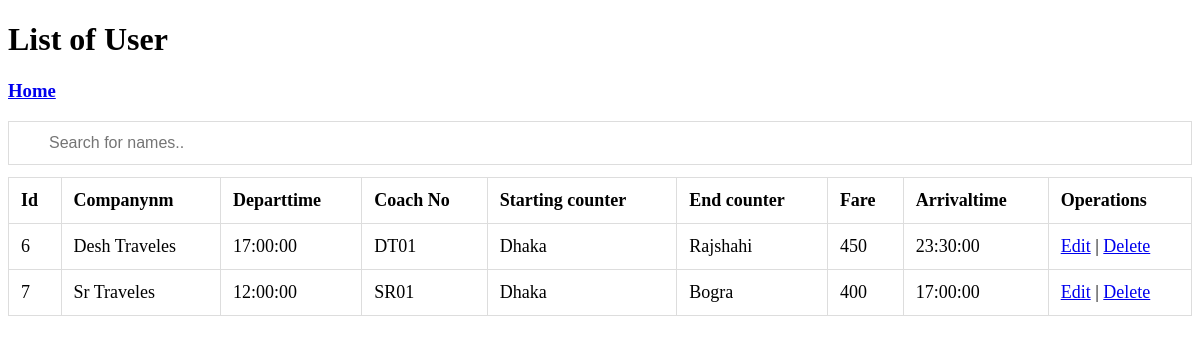
Page /adminhome/showbus.php on the committed database.
### tables this page shows
CREATE TABLE `bus` (
  `busid` int(10) NOT NULL,
  `companynm` varchar(255) NOT NULL,
  `departtime` time NOT NULL,
  `coachno` varchar(10) NOT NULL,
  `startingcounter` varchar(255) NOT NULL,
  `endcounter` varchar(255) NOT NULL,
  `fare` float NOT NULL,
  `arrivaltime` time NOT NULL,
  `seatavailable` int(10) NOT NULL
);

### adminhome/db.php (called while the page is built)
<?php
$serverName="localhost";
$username="root";
$password="";
$databaseName="project";
function executeNonQuery($query){
global $serverName,$username,$password,$databaseName;
$result=false;
$connection=mysqli_connect($serverName,$username,$password,$databaseName);
if($connection){
    $result=mysqli_query($connection,$query);
}
return $result;
}
function executeQuery($query){
    return executeNonQuery($query);
}
?>

### adminhome/dataaccess.php (called while the page is built, shortened)
<?php
include_once("db.php");
function  getAllBus(){
  $query="SELECT * FROM bus";
  $result=executeQuery($query);
  $busList=array();
  if($result){
    for ($i=0; $row =mysqli_fetch_assoc($result) ; $i++) {
        $busList[$i]=$row;
  }
}
   return $busList;
}
?>

### adminhome/service.php (called while the page is built, shortened)
<?php
include_once("dataaccess.php");
function loadAllBus(){
  return getAllBus();
}
?>

### adminhome/showbus.php (the view, shortened to what this page needs)
<?php
include_once("service.php");
    $busList=loadAllBus();
?>
<!DOCTYPE html>
<html lang="en">
<head>
</head>
<body>
    <h1>List of User</h1>
    <h3><a href="normaladmin.php">Home</a></h3>
    <input type="text" id="myInput" onkeyup="myFunction()" placeholder="Search for names.." title="Type in a name">
    <div>
      <table id="myTable" border="1">
          <tr>
              <th>Id</th>
              <th>Companynm</th>
              <th>Departtime</th>
              <th>Coach No</th>
              <th>Starting counter</th>
              <th>End counter</th>
              <th>Fare</th>
              <th>Arrivaltime</th>
              <th>Operations</th>
          </tr>
          <?php
          if (is_array($busList)) {
                          foreach (  $busList as $bus ) {
                              echo
                              "<tr>
                                  <td>$bus[busid]</td>
                                  <td>$bus[companynm]</td>
                                  <td>$bus[departtime]</td>
                                  <td>$bus[coachno]</td>
                                  <td>$bus[startingcounter]</td>
                                  <td>$bus[endcounter]</td>
                                  <td>$bus[fare]</td>
                                  <td>$bus[arrivaltime]</td>
                                  <td><a href='editbus.php?busid=$bus[busid]'>Edit</a> | <a href='deleteBus.php?busid=$bus[busid]'>Delete</a></td>
                              </tr>";
                          }
                   }
          ?>
      </table>
    </div>
</body>
</html>

### adminhome/showbus.php (style rules this page uses)
* { box-sizing: border-box; }
#myInput { background-image: url('/css/searchicon.png'); background-position: 10px 10px; background-repeat: no-repeat; width: 100%; font-size: 16px; padding: 12px 20px 12px 40px; border: 1px solid #ddd; margin-bottom: 12px; }
#myTable { border-collapse: collapse; width: 100%; border: 1px solid #ddd; font-size: 18px; }
#myTable th, #myTable td { text-align: left; padding: 12px; }
#myTable tr { border-bottom: 1px solid #ddd; }

### rows in the picture
bus: busid "6", companynm "Desh Traveles", departtime "17:00:00", coachno "DT01", startingcounter "Dhaka", endcounter "Rajshahi", fare "450", arrivaltime "23:30:00"
bus: busid "7", companynm "Sr Traveles", departtime "12:00:00", coachno "SR01", startingcounter "Dhaka", endcounter "Bogra", fare "400", arrivaltime "17:00:00"
